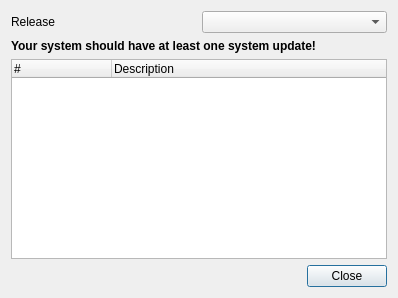
<?xml version="1.0" encoding="UTF-8"?>
<ui version="4.0">
 <class>UpdateHistoryDialog</class>
 <widget class="QDialog" name="UpdateHistoryDialog">
  <property name="geometry">
   <rect>
    <x>0</x>
    <y>0</y>
    <width>398</width>
    <height>298</height>
   </rect>
  </property>
  <property name="windowTitle">
   <string>Base system updates history</string>
  </property>
  <layout class="QVBoxLayout" name="verticalLayout">
   <item>
    <layout class="QHBoxLayout" name="horizontalLayout">
     <item>
      <widget class="QLabel" name="label">
       <property name="text">
        <string>Release</string>
       </property>
      </widget>
     </item>
     <item>
      <widget class="QComboBox" name="releaseSelector"/>
     </item>
    </layout>
   </item>
   <item>
    <widget class="QLabel" name="updateAvailLabel">
     <property name="font">
      <font>
       <weight>75</weight>
       <bold>true</bold>
      </font>
     </property>
     <property name="text">
      <string>Your system should have at least one system update!</string>
     </property>
    </widget>
   </item>
   <item>
    <widget class="QTreeWidget" name="historyListTW">
     <column>
      <property name="text">
       <string>#</string>
      </property>
     </column>
     <column>
      <property name="text">
       <string>Description</string>
      </property>
     </column>
    </widget>
   </item>
   <item>
    <layout class="QHBoxLayout" name="horizontalLayout_2">
     <item>
      <spacer name="horizontalSpacer">
       <property name="orientation">
        <enum>Qt::Horizontal</enum>
       </property>
       <property name="sizeHint" stdset="0">
        <size>
         <width>40</width>
         <height>20</height>
        </size>
       </property>
      </spacer>
     </item>
     <item>
      <widget class="QPushButton" name="pushButton">
       <property name="text">
        <string>Close</string>
       </property>
      </widget>
     </item>
    </layout>
   </item>
  </layout>
 </widget>
 <resources/>
 <connections>
  <connection>
   <sender>pushButton</sender>
   <signal>clicked()</signal>
   <receiver>UpdateHistoryDialog</receiver>
   <slot>accept()</slot>
   <hints>
    <hint type="sourcelabel">
     <x>353</x>
     <y>278</y>
    </hint>
    <hint type="destinationlabel">
     <x>236</x>
     <y>267</y>
    </hint>
   </hints>
  </connection>
 </connections>
</ui>
